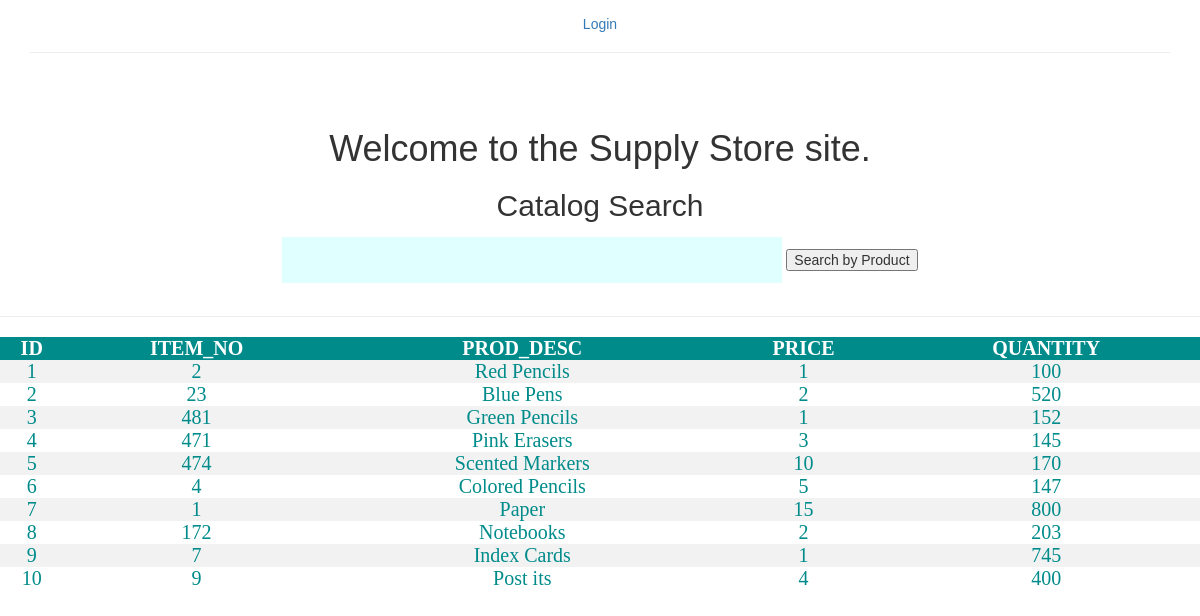
Page /M3/search.php on the committed database.
### tables this page shows
CREATE TABLE `items` (
  `ID` int(2) NOT NULL,
  `ITEM_NO` int(3) NOT NULL,
  `PROD_DESC` varchar(50) NOT NULL,
  `PRICE` decimal(10,0) NOT NULL,
  `QUANTITY` int(3) NOT NULL
);

### M3/search.php (the view, shortened to what this page needs)
<?php
require_once 'searchCatalog.php';
?>
<!DOCTYPE html>
<html>
<head>
</head>
<body>
<table>
<tr>
<th>ID</th>
<th>ITEM_NO</th>
<th>PROD_DESC</th>
<th>PRICE</th>
<th>QUANTITY</th>
</tr>
<?php
if ($result->num_rows > 0) {
while($row = $result->fetch_assoc()) {
    echo "<tr><td>" . $row["ID"]. "</td><td>" . $row["ITEM_NO"] . "</td><td>". $row["PROD_DESC"] . "</td><td>"
    . $row["PRICE"] . "</td><td>". $row["QUANTITY"]. "</td></tr>";
}
echo "</table>";
} else { echo "0 results"; }
?>
</body>
</html>

### M3/styles.css (style rules this page uses)
body { font-family: Calibri, Helvetica, sans-serif; }
* { box-sizing: border-box }

### M3/searchCatalog.php (style rules this page uses)
body { font: 14px sans-serif; text-align: center; }

### M3/search.php (style rules this page uses)
table { border-collapse: collapse; width: 100%; color: darkCyan; font-family: calibri; font-size: 20px; text-align: center; }
th { background-color: darkCyan; color: white; text-align: center; }
tr:nth-child(even) { background-color: #f2f2f2 }

### rows in the picture
items: ID "1", ITEM_NO "2", PROD_DESC "Red Pencils", PRICE "1", QUANTITY "100"
items: ID "2", ITEM_NO "23", PROD_DESC "Blue Pens", PRICE "2", QUANTITY "520"
items: ID "3", ITEM_NO "481", PROD_DESC "Green Pencils", PRICE "1", QUANTITY "152"
items: ID "4", ITEM_NO "471", PROD_DESC "Pink Erasers", PRICE "3", QUANTITY "145"
items: ID "5", ITEM_NO "474", PROD_DESC "Scented Markers", PRICE "10", QUANTITY "170"
items: ID "6", ITEM_NO "4", PROD_DESC "Colored Pencils", PRICE "5", QUANTITY "147"
items: ID "7", ITEM_NO "1", PROD_DESC "Paper", PRICE "15", QUANTITY "800"
items: ID "8", ITEM_NO "172", PROD_DESC "Notebooks", PRICE "2", QUANTITY "203"
items: ID "9", ITEM_NO "7", PROD_DESC "Index Cards", PRICE "1", QUANTITY "745"
items: ID "10", ITEM_NO "9", PROD_DESC "Post its", PRICE "4", QUANTITY "400"
